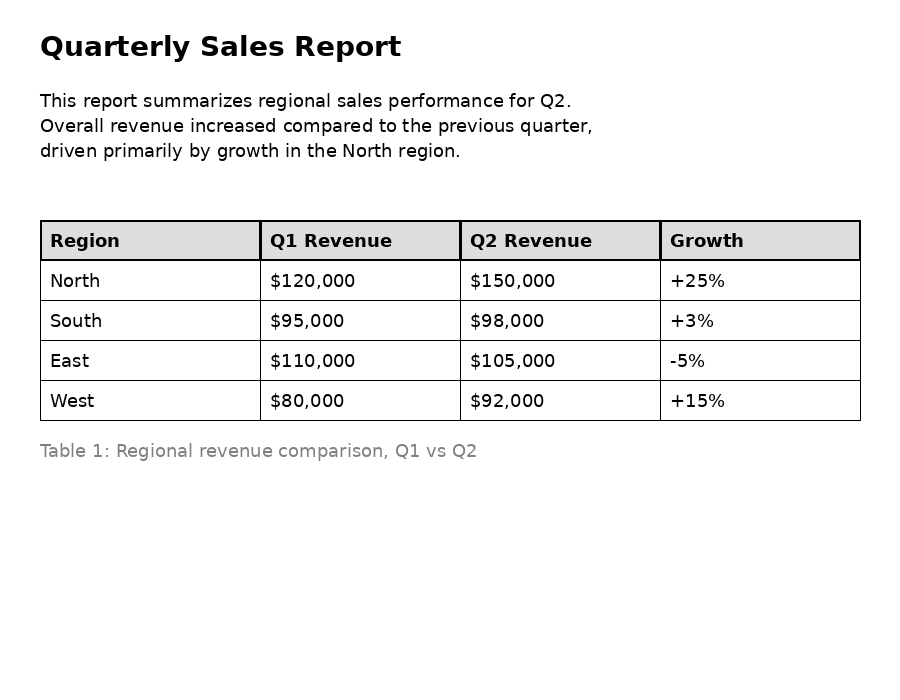
#> input picture test_page.png, 900 x 700 px
$ python -i image_tiles.py   (imports and definitions only)
#> lines starting #> are read from the running program, lines starting #| are printed output that depends on the picture
"""
image_tiles.py -- read a dense page picture in horizontal strips, to get more of its words out of the 2B model.

WHY. The model sees every picture at a fixed budget of image tokens (512 in this project). A dense page of small text
spends that budget on the whole page, so the model reads only 77 to 90% of the words. Cutting the picture into 2 or 3
strips and reading each strip separately gives every strip the whole budget: the text is seen at 2x or 3x the detail.
It costs one model read per strip.

HOW THE CUTS ARE CHOSEN. A cut is placed in the emptiest band of rows near where an even split would fall (a gap
between two lines or paragraphs), so no line of text is cut in half and no overlap is needed. If the page has no
empty band there at all (a very tight page), the cut falls on the quietest row with a small overlap, and a block that
the overlap reads twice is removed by the same duplicate check the rest of the pipeline already uses.

The strips are read in order and their blocks are joined in order: a paragraph that runs across a cut becomes two
blocks, one on each side.
"""

import os
import tempfile

from PIL import Image

from blocks import DEFAULT_BASE_URL, Page, TableBlock, drop_duplicate_blocks, extract_page

SEARCH = 0.12           # look for a cut within this fraction of the page height either side of the even split
EMPTY = 4.0             # a row band counts as empty when its mean darkness (0-255) is below this
OVERLAP_PX = 14         # overlap used only when no empty band exists


# [80 lines left out: functions _row_ink, split_points, extract_page_tiled, _join_seam, not called in this run]


AUTO_MIN_HEIGHT = 1400  # a picture at least this tall is a full page; shorter ones (crops, small screenshots) are read whole


BIG_MODEL_PARAMS = 3e9  # a model of at least this many parameters reads a full page in one go (measured on the 4B)


# [25 lines left out: functions model_params, auto_parts, not called in this run]


def _top_line_centred(image_path: str) -> bool:
    """True if the first line of ink in the picture sits in the middle of the page width (a centred title).

    Pixels only: the topmost band of rows that differ from the page colour, and where its ink starts and ends.
    """
#> called with image_path = '../test_page.png'
    try:
        with Image.open(image_path) as img:
#> img is the input picture: PIL image 900x700 RGB; min 0, max 255, mean 243.7
            full = img.convert("L")
            edge = int(full.width * 0.05)                   # scanner shadows and screenshot borders sit at the edges
#> edge = 45
            grey = full.crop((edge, 0, full.width - edge, full.height))
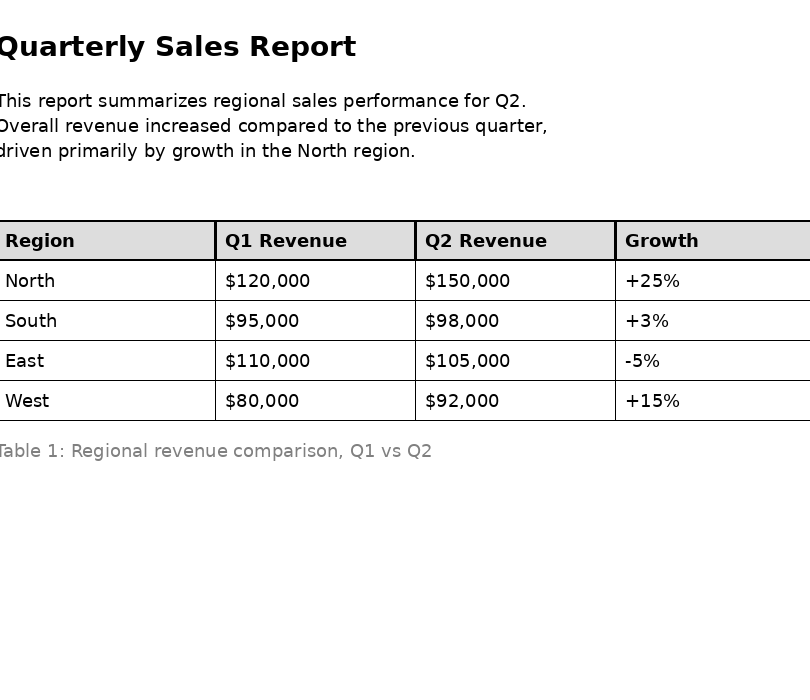
#> grey: PIL image 810x700 L; min 0, max 255, mean 242.8
            w, h = grey.size
#> w = 810; h = 700
            background = max(grey.resize((1, h), Image.Resampling.BOX).tobytes())
#> background = 255
            rows = [background - v for v in grey.resize((1, h), Image.Resampling.BOX).tobytes()]
#> rows = 700 values, max 255 at index 220, min 0 at index 0, mean 12.22
            top = next((y for y, v in enumerate(rows) if v > 6), None)
#> top = 36
            if top is None or top > h * 0.4:
                return False
            bottom = top
#> bottom = 36
            while bottom + 1 < h and rows[bottom + 1] > 3:
                bottom += 1
#> this loop made 24 passes
#> after the loop, bottom = 60
            band = grey.crop((0, top, w, bottom + 1)).resize((w, 1), Image.Resampling.BOX).tobytes()
            xs = [x for x, v in enumerate(band) if background - v > 12]
#> xs = 288 values from 0 to 355
            if not xs:
                return False
            left, right = xs[0], w - 1 - xs[-1]
#> left = 0; right = 454
            return left > 0.12 * w and right > 0.12 * w and abs(left - right) <= 0.04 * w
    except Exception:
        return False


# [24 lines that did not run here, left out]


# [21 lines that did not run here, left out]

>>> result = _top_line_centred('../test_page.png')
#> result = False
